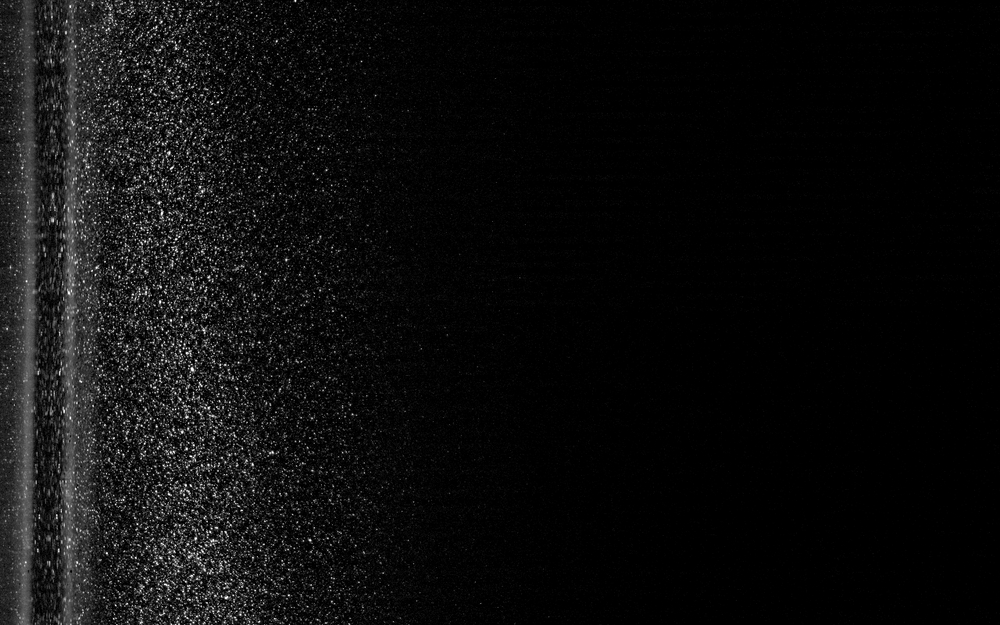
%> input picture examples/TestImages/image_LUT8bit000001.T000.D000.P000.H001.LA.tif, 1000 x 625 px, shrunk from 1280 x 800 before the run
$ octave ExampleRunBackgroundSubtraction.m   (GNU Octave 9; MATLAB toolbox functions it lacks are replaced by stand-ins)
%> lines starting %> are read from the running program, lines starting %| are printed output that depends on the picture
### pipelines/RunBackgroundSubtraction.m
function summary = RunBackgroundSubtraction(inputDir, outputDir, opts)
%RUNBACKGROUNDSUBTRACTION Background subtraction pipeline for image pairs.
%
% summary = RunBackgroundSubtraction(inputDir, outputDir, opts)
%
% Inputs:
%   inputDir  - Folder with image files in pair order.
%   outputDir - Output folder. If empty, uses inputDir/Pre_Processed.
%   opts      - Struct with optional fields:
%               windowSize (default 16)
%               fileExt (default '*.TIF')
%               method (default 'median')
%               backNoise (default [])
%               bitDepth (default auto)
%
% OIST - 2026
% see also: BackgroundSubtractNormalize

if nargin < 1 || isempty(inputDir)
    error('RunBackgroundSubtraction:InputRequired','inputDir is required.');
end
if nargin < 2 || isempty(outputDir)
    outputDir = fullfile(inputDir, 'Pre_Processed');
end
if nargin < 3
    opts = struct();
end

if ~isfield(opts, 'windowSize'); opts.windowSize = 16; end
if ~isfield(opts, 'fileExt'); opts.fileExt = '*.TIF'; end
if ~isfield(opts, 'method'); opts.method = 'median'; end
if ~isfield(opts, 'backNoise'); opts.backNoise = []; end
if ~isfield(opts, 'bitDepth'); opts.bitDepth = []; end

thisDir = fileparts(mfilename('fullpath'));
addpath(genpath(fullfile(thisDir, '..', 'functions')));

if ~isfolder(outputDir)
    mkdir(outputDir);
end

files = dir(fullfile(inputDir, opts.fileExt));
N = numel(files);
if mod(N,2) ~= 0
    N = N - 1;
end

for i = 1:2:N
    ImgA = files(i).name;
    ImgB = files(i+1).name;

    A = imread(fullfile(inputDir, ImgA));
    B = imread(fullfile(inputDir, ImgB));

    [SubA, SubB] = BackgroundSubtractNormalize(A, B, opts.windowSize, ...
        'Method', opts.method, 'BackgroundNoise', opts.backNoise, 'BitDepth', opts.bitDepth);

    imwrite(SubA, fullfile(outputDir, ['SubNorm_' ImgA]), 'TIFF', 'Compression', 'none');
    imwrite(SubB, fullfile(outputDir, ['SubNorm_' ImgB]), 'TIFF', 'Compression', 'none');
end

summary = struct('inputDir', inputDir, 'outputDir', outputDir, 'processedImages', N);

### functions/background/BackgroundSubtractNormalize.m
function [SubA, SubB] = BackgroundSubtractNormalize(A, B, win, varargin)
%BACKGROUNDSUBTRACTNORMALIZE Background subtraction with optional method variants.
%
% [SubA, SubB] = BackgroundSubtractNormalize(A, B, win)
% [SubA, SubB] = BackgroundSubtractNormalize(A, B, win, 'Method', method, ...)
%
% Name-value options:
%   Method          - 'median' (default) or 'minmax'
%   BackgroundNoise - Scalar noise floor to zero-out before processing
%   BitDepth        - [] (auto), 12, or 16 for uint16 outputs
%
% OIST - 2026
% see also: SlidingMinFilter, SlidingMaxFilter, SlidingMedianFilter

narginchk(3,9);

p = inputParser;
addParameter(p, 'Method', 'median', @(x) ischar(x) || isstring(x));
addParameter(p, 'BackgroundNoise', [], @(x) isempty(x) || (isnumeric(x) && isscalar(x)));
addParameter(p, 'BitDepth', [], @(x) isempty(x) || (isnumeric(x) && isscalar(x) && any(x == [12 16])));
parse(p, varargin{:});

method = lower(string(p.Results.Method));
backNoise = p.Results.BackgroundNoise;
bitDepth = p.Results.BitDepth;

validateattributes(A, {'numeric','logical'}, {'2d','nonempty'}, mfilename, 'A');
validateattributes(B, {'numeric','logical'}, {'2d','nonempty','size',size(A)}, mfilename, 'B');
validateattributes(win, {'numeric'}, {'scalar','integer','positive'}, mfilename, 'win');

inClass = class(A);
A = double(A);
B = double(B);

if ~isempty(backNoise)
    A(A < backNoise) = 0;
    B(B < backNoise) = 0;
end

switch method
    case "median"
        Amin = SlidingMinFilter(A, win);
        Amed = SlidingMedianFilter(A, win) + 1;
        N_A = (A - Amin) ./ max(Amed - Amin, eps);

        Bmin = SlidingMinFilter(B, win);
        Bmed = SlidingMedianFilter(B, win) + 1;
        N_B = (B - Bmin) ./ max(Bmed - Bmin, eps);

        Sub = N_A - N_B;
        SubA = max(Sub, 0);
        SubB = max(-Sub, 0);

        SubAmin = SlidingMinFilter(SubA, win);
        SubAmax = SlidingMaxFilter(SubA, win);
        SubA = (SubA - SubAmin) ./ max(SubAmax - SubAmin, eps);

        SubBmin = SlidingMinFilter(SubB, win);
        SubBmax = SlidingMaxFilter(SubB, win);
        SubB = (SubB - SubBmin) ./ max(SubBmax - SubBmin, eps);

    case "minmax"
        Amin = SlidingMinFilter(A, win);
        Amax = SlidingMaxFilter(A, win);
        N_A = (A - Amin) ./ max(Amax - Amin, eps);

        Bmin = SlidingMinFilter(B, win);
        Bmax = SlidingMaxFilter(B, win);
        N_B = (B - Bmin) ./ max(Bmax - Bmin, eps);

        SubA = max(N_A - N_B, 0);
        SubB = max(N_B - N_A, 0);

    otherwise
        error('BackgroundSubtractNormalize:InvalidMethod','Unknown method: %s', method);
end

SubA = max(min(SubA, 1), 0);
SubB = max(min(SubB, 1), 0);

if isa(cast(0, inClass), 'uint8')
    SubA = uint8(SubA * 255);
    SubB = uint8(SubB * 255);
elseif isa(cast(0, inClass), 'uint16')
    if isempty(bitDepth)
        bitDepth = 12;
    end
    if bitDepth == 16
        scale = 65535;
    else
        scale = 4095;
    end
    SubA = uint16(SubA * scale);
    SubB = uint16(SubB * scale);
end

### Support and Functions/Background Subtraction/SlidingMinFilter.m
function B = SlidingMinFilter(A,Win)
%
% VERSION 2
%Apad = padarray(A,[Win/2 Win/2]);

% MATLAB WAY
se = strel('disk',floor(Win/2));
B = imerode(A,se);
% [24 lines of commented-out code are left out]

### Support and Functions/Background Subtraction/SlidingMedianFilter.m
function B = SlidingMedianFilter(A,Win)

B = medfilt2(A,[Win Win]);

% B = zeros(size(A));
%
% Apad = padarray(A,[Win/2 Win/2]);
%
% x = [1:Win]';
% y = [1:Win]';
%
% for i= 1:size(Apad,1)-Win
%     for j=1:size(Apad,2)-Win
%
%        %VECTORIZED METHOD
%        window = Apad(i+x-1,j+y-1);
%
%        %FIND THE MINIMUM VALUE IN THE SELECTED WINDOW
%         B(i,j) = median(window(:));
%
%     end
% end

### Support and Functions/Background Subtraction/SlidingMaxFilter.m
function B = SlidingMaxFilter(A,Win)

%Apad = padarray(A,[Win/2 Win/2]);

% Matlab function
se = strel('disk',floor(Win/2));
B = imdilate(A,se);
% [22 lines of commented-out code are left out]

### examples/ExampleRunBackgroundSubtraction.m
% ExampleRunBackgroundSubtraction
baseDir = fileparts(fileparts(mfilename('fullpath')));
addpath(genpath(fullfile(baseDir, 'functions')));
addpath(genpath(fullfile(baseDir, 'pipelines')));

inputDir = uigetdir('', 'Select input image directory');
%> the answer given: TestImages
if isequal(inputDir, 0); return; end
opts = struct('windowSize', 16, 'fileExt', '*.TIF', 'method', 'median');
RunBackgroundSubtraction(inputDir, fullfile(inputDir, 'Pre_Processed'), opts);
%> in RunBackgroundSubtraction, A is the input picture: size 625x1000 uint8; min 0, max 255, mean 13.7
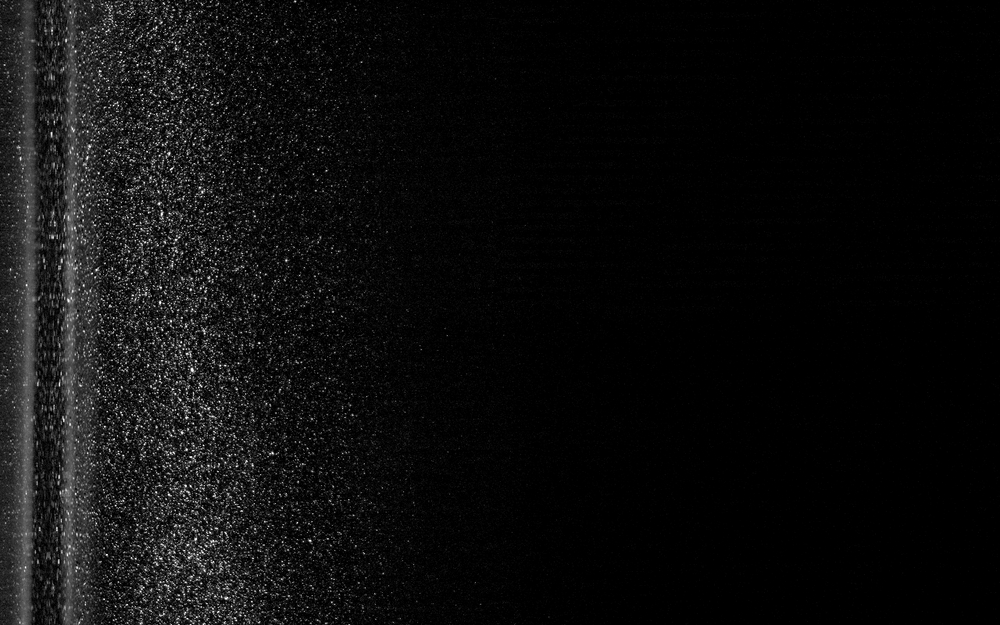
%> input picture examples/TestImages/image_LUT8bit000001.T000.D000.P000.H001.LB.tif, 1000 x 625 px, shrunk from 1280 x 800 before the run
%> in RunBackgroundSubtraction, B is the input picture: size 625x1000 uint8; min 0, max 255, mean 13.7
%> in SlidingMinFilter, `B = imerode(A,se);`:
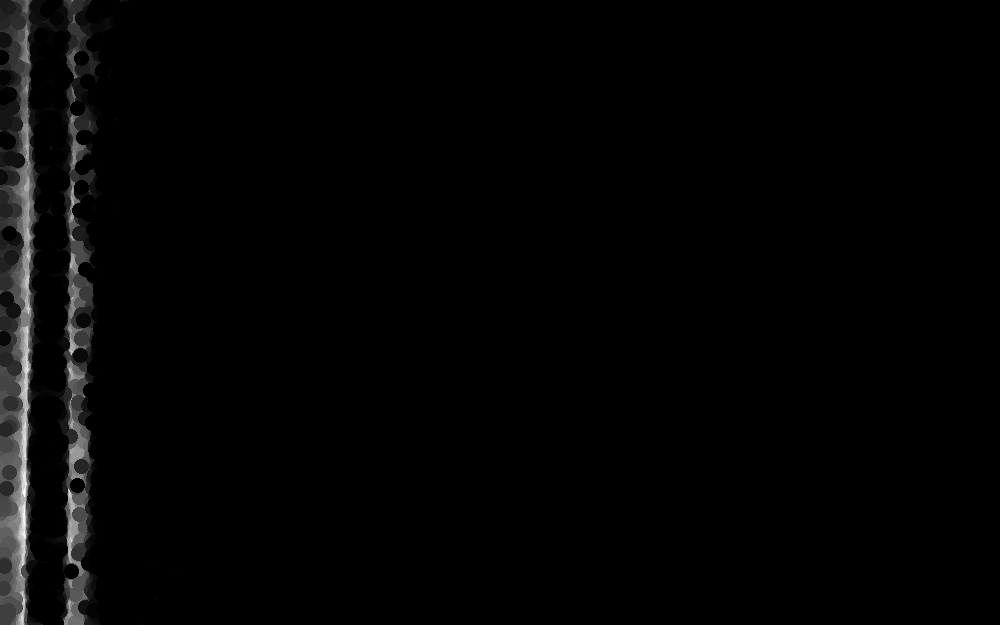
%> B: size 625x1000 double; min 0, max 60, mean 0.9; drawn with min black and max white
%> in SlidingMedianFilter, `B = medfilt2(A,[Win Win]);`:
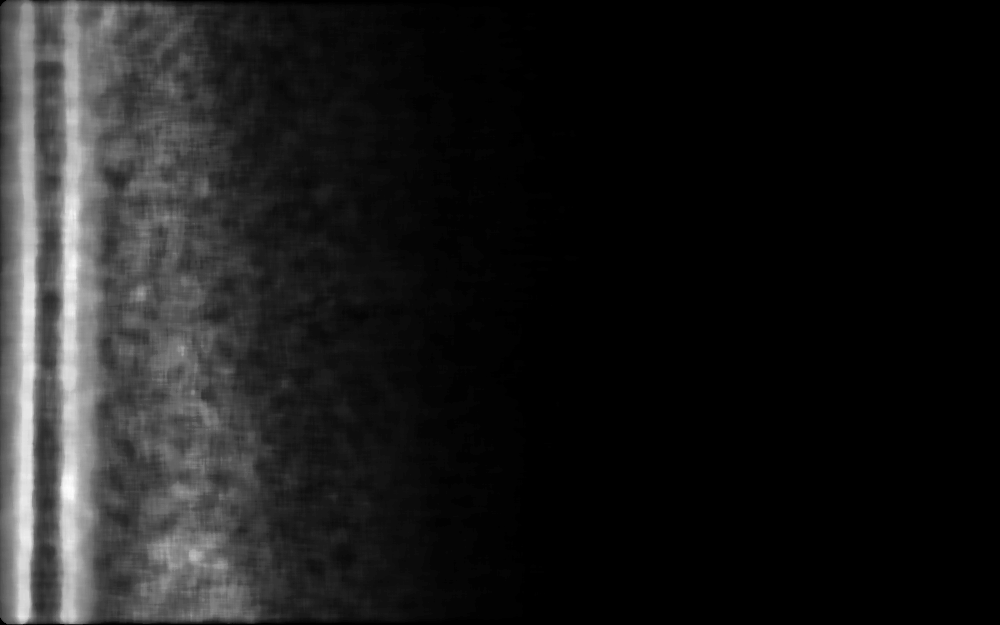
%> B: size 625x1000 double; min 0, max 91, mean 10.1; drawn with min black and max white
%> call 2 of SlidingMinFilter, with Win = 16
%> in SlidingMinFilter (call 2), `B = imerode(A,se);`:
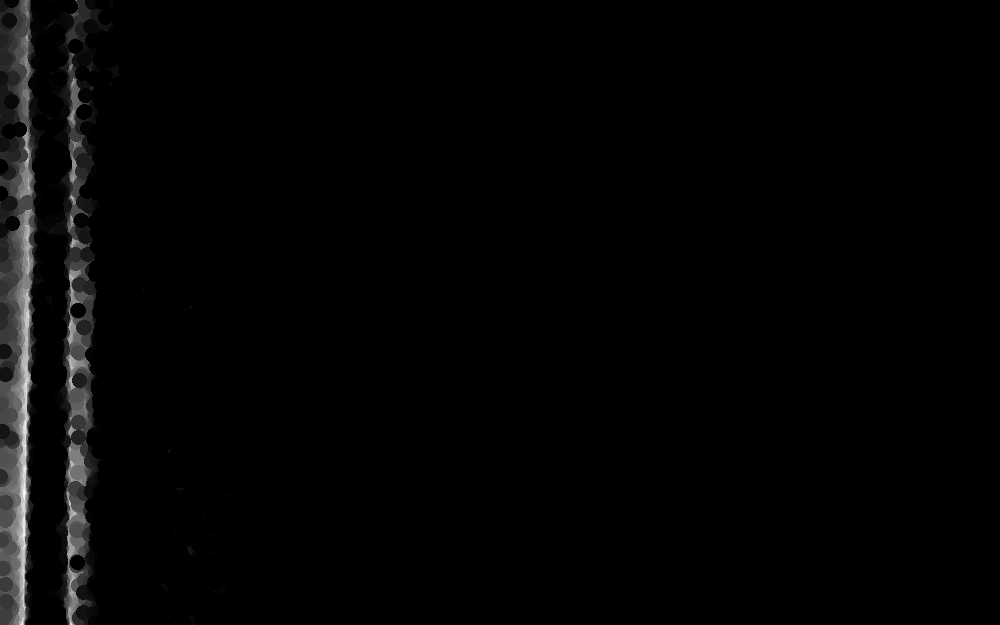
%> B: size 625x1000 double; min 0, max 60, mean 1; drawn with min black and max white
%> in BackgroundSubtractNormalize, `N_B = (B - Bmin) ./ max(Bmed - Bmin, eps);`:
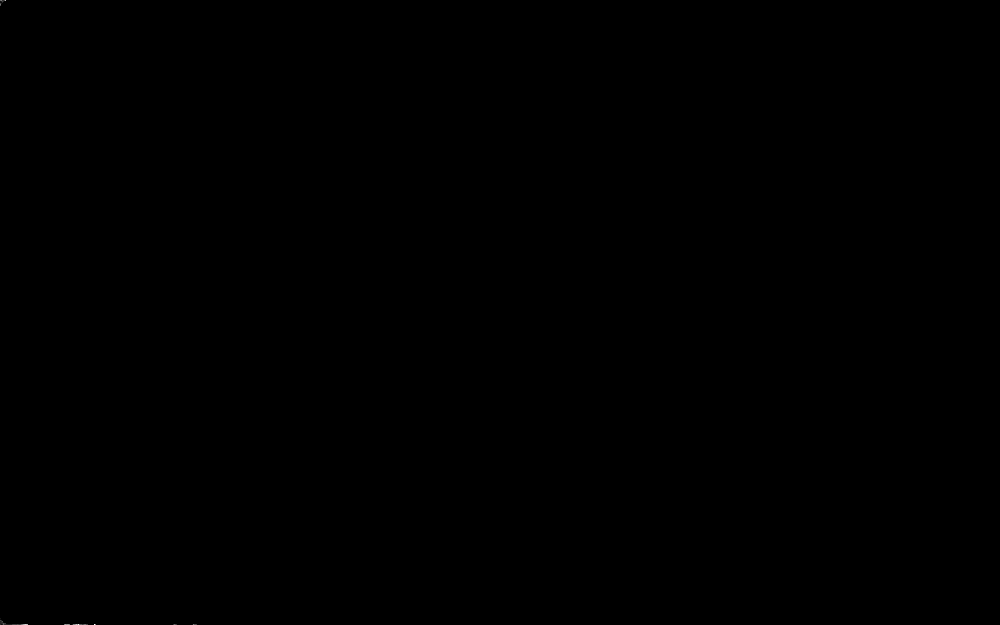
%> N_B: size 625x1000 double; min 0, max 5.13e+17, mean 2.5e+13; drawn with min black and max white
%> in SlidingMinFilter (call 3), `B = imerode(A,se);`: B: size 625x1000 double; every value is 0
%> in BackgroundSubtractNormalize, `SubA = (SubA - SubAmin) ./ max(SubAmax - SubAmin, eps);`:
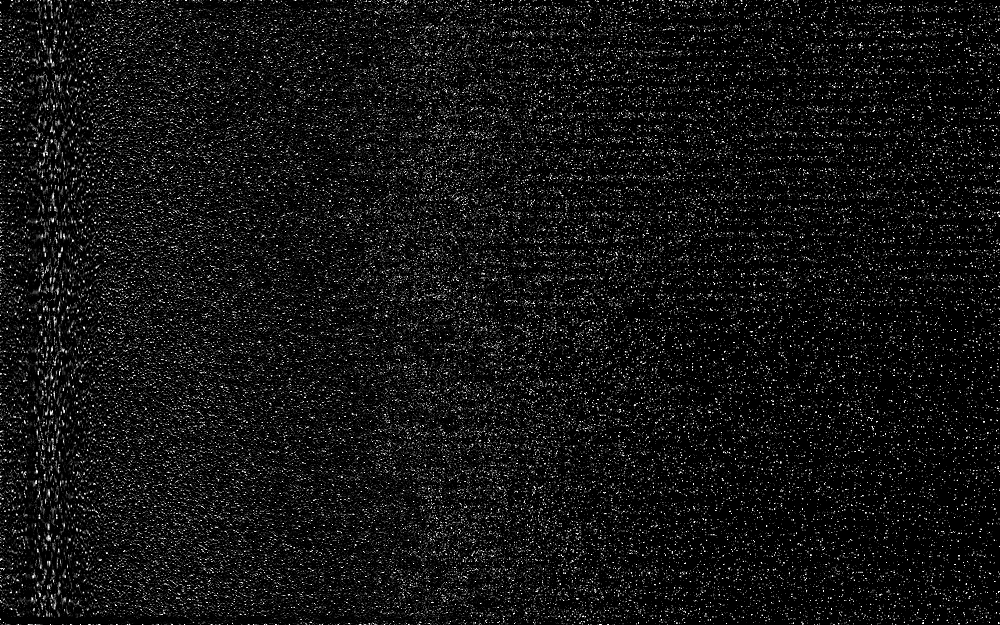
%> SubA: size 625x1000 double; min 0, max 1, mean 0.0724
%> in SlidingMinFilter (call 4), `B = imerode(A,se);`: B: size 625x1000 double; every value is 0
%> in BackgroundSubtractNormalize, `SubB = (SubB - SubBmin) ./ max(SubBmax - SubBmin, eps);`:
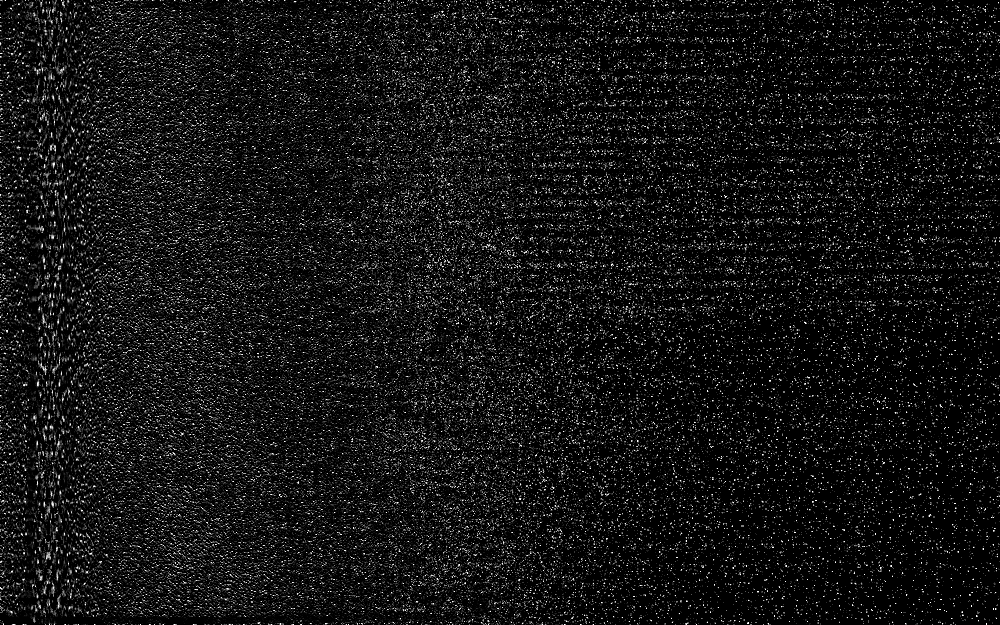
%> SubB: size 625x1000 double; min 0, max 1, mean 0.0785
